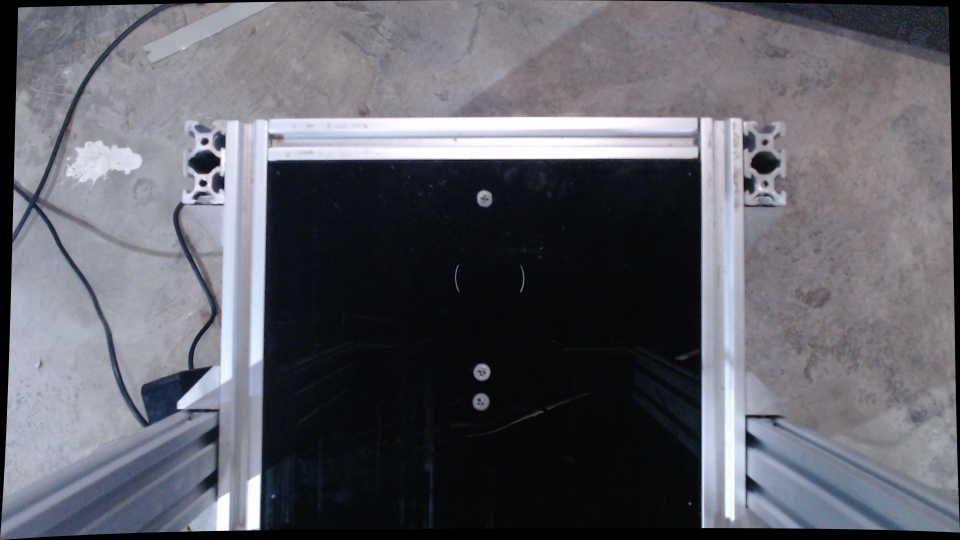
#> input picture hasil_tahap4/workspace_undistorted.jpg, 1920 x 1080 px, found by its file name (shown at 1/2 size)
$ python tahap4b_select_points_undistorted.py
#> lines starting #> are read from the running program, lines starting #| are printed output that depends on the picture; after the words box and inside, x2 and y2 are one past the last pixel; in counts of white or black regions, pixels touching at a corner belong together
import cv2
import json
import os
import numpy as np

# =====================================================
# TAHAP 4B - PILIH 4 TITIK SUDUT AREA KERJA UNDISTORTED
# =====================================================
# Input:
#   hasil_tahap4/workspace_undistorted.jpg
#
# Output:
#   hasil_tahap4/points_4_corners_undistorted.json
#
# Urutan klik:
#   1. Kiri atas
#   2. Kanan atas
#   3. Kanan bawah
#   4. Kiri bawah
# =====================================================

IMAGE_PATH = "hasil_tahap4/workspace_undistorted.jpg"
OUTPUT_JSON = "hasil_tahap4/points_4_corners_undistorted.json"

WINDOW_NAME = "Tahap 4B - Klik 4 Titik Area Kerja"

# Ukuran tampilan preview agar muat di layar
DISPLAY_WIDTH = 960

points_original = []
points_display = []

scale = 1.0
img_original = None
img_display = None


def draw_instruction(image):
    output = image.copy()

    instructions = [
        "Klik 4 titik sudut area kerja:",
        "1. Kiri atas",
        "2. Kanan atas",
        "3. Kanan bawah",
        "4. Kiri bawah",
        "",
        "R = reset titik",
        "S = simpan jika sudah 4 titik",
        "Q = keluar"
    ]

    y = 30
    for text in instructions:
        cv2.putText(
            output,
            text,
            (20, y),
            cv2.FONT_HERSHEY_SIMPLEX,
            0.6,
            (0, 255, 255),
            2
        )
        y += 28

    return output


def redraw():
    global img_display

    canvas = draw_instruction(img_display)

    # Gambar titik yang sudah diklik
    for i, pt in enumerate(points_display):
        x, y = pt

        cv2.circle(canvas, (x, y), 6, (0, 0, 255), -1)

        cv2.putText(
            canvas,
            str(i + 1),
            (x + 10, y - 10),
            cv2.FONT_HERSHEY_SIMPLEX,
            0.8,
            (0, 0, 255),
            2
        )

    # Gambar garis antar titik
    if len(points_display) >= 2:
        for i in range(len(points_display) - 1):
            cv2.line(
                canvas,
                points_display[i],
                points_display[i + 1],
                (0, 255, 0),
                2
            )

    # Kalau sudah 4 titik, tutup polygon
    if len(points_display) == 4:
        cv2.line(
            canvas,
            points_display[3],
            points_display[0],
            (0, 255, 0),
            2
        )

    cv2.imshow(WINDOW_NAME, canvas)


# [48 lines left out: functions mouse_callback, save_points, not called in this run]


def main():
    global img_original, img_display, scale
    global points_original, points_display

    if not os.path.exists(IMAGE_PATH):
        print("ERROR: File gambar tidak ditemukan:")
        print(IMAGE_PATH)
        print("")
        print("Pastikan Tahap 4A sudah dijalankan dan file workspace_undistorted.jpg sudah ada.")
        return

    img_original = cv2.imread(IMAGE_PATH)
#> img_original is the input picture: shape (1080, 1920, 3); mean B, G, R 103.1, 95.4, 95

    if img_original is None:
        print("ERROR: Gambar gagal dibaca.")
        return

    h, w = img_original.shape[:2]
#> h = 1080; w = 1920

    scale = DISPLAY_WIDTH / w
#> scale = 0.5
    display_height = int(h * scale)
#> display_height = 540

    img_display = cv2.resize(img_original, (DISPLAY_WIDTH, display_height))
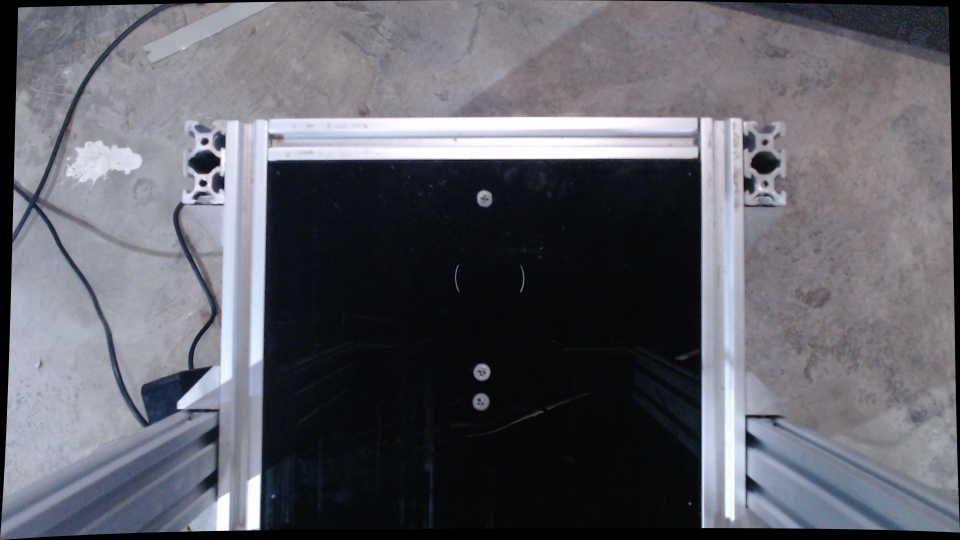
#> img_display: shape (540, 960, 3); mean B, G, R 103.2, 95.5, 95.1

    print("=====================================================")
    print("TAHAP 4B - PILIH 4 TITIK AREA KERJA UNDISTORTED")
    print("=====================================================")
    print(f"Input gambar : {IMAGE_PATH}")
    print(f"Resolusi asli: {w} x {h}")
#| Resolusi asli: 1920 x 1080
    print(f"Resolusi tampil: {DISPLAY_WIDTH} x {display_height}")
#| Resolusi tampil: 960 x 540
    print("")
    print("Urutan klik:")
    print("1. Kiri atas")
    print("2. Kanan atas")
    print("3. Kanan bawah")
    print("4. Kiri bawah")
    print("")
    print("Keyboard:")
    print("R = reset titik")
    print("S = simpan titik")
    print("Q = keluar")
    print("=====================================================")
    print("")

    cv2.namedWindow(WINDOW_NAME)
    cv2.setMouseCallback(WINDOW_NAME, mouse_callback)

    redraw()
#> after the loop in draw_instruction, `for text in instructions:`:
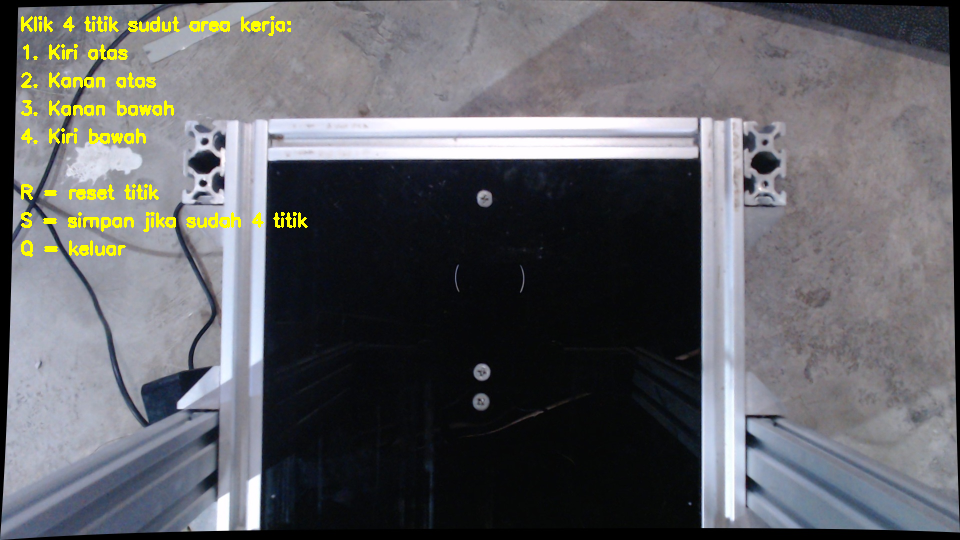
#> output: shape (540, 960, 3); 1.54% of pixels changed, all inside (x1, y1, x2, y2) = (21, 16, 308, 257)
#> after the loop in draw_instruction, `for text in instructions:`: y = 282

    while True:
        key = cv2.waitKey(1) & 0xFF
#> (key q is pressed here)

        if key == ord("r"):
            points_original = []
            points_display = []
            print("Reset semua titik.")
            redraw()

        elif key == ord("s"):
            if save_points():
                print("Tahap 4B selesai.")
                break

        elif key == ord("q"):
            print("Keluar tanpa menyimpan.")
            break

    cv2.destroyAllWindows()


if __name__ == "__main__":
    main()

$ run again, with hasil_tahap4/workspace_raw.jpg copied over hasil_tahap4/workspace_undistorted.jpg
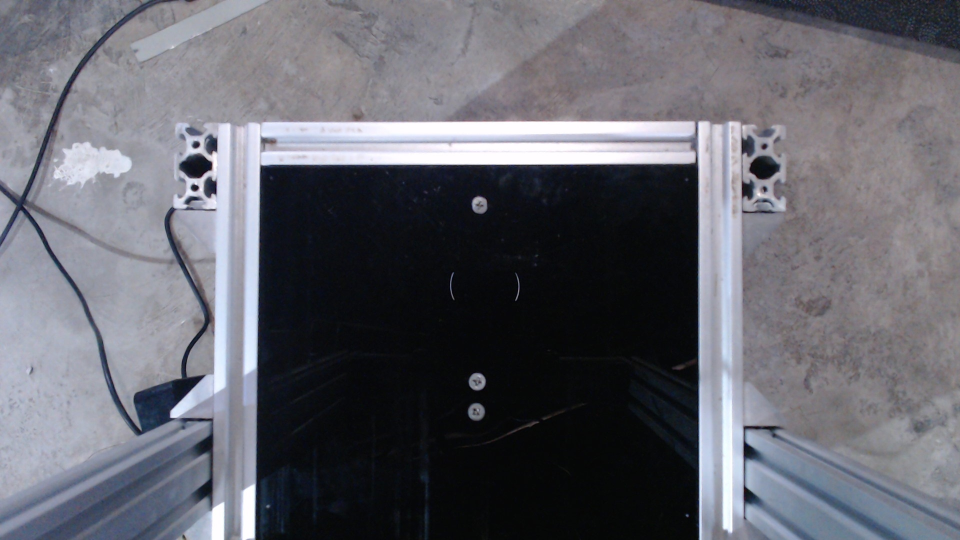
#> input picture hasil_tahap4/workspace_raw.jpg, 1920 x 1080 px, found by its file name (shown at 1/2 size)
#> in main, img_original is the input picture: shape (1080, 1920, 3); mean B, G, R 107.9, 99.9, 99.5
#> in main, `img_display = cv2.resize(img_original, (DISPLAY_WIDTH, display_height))`:
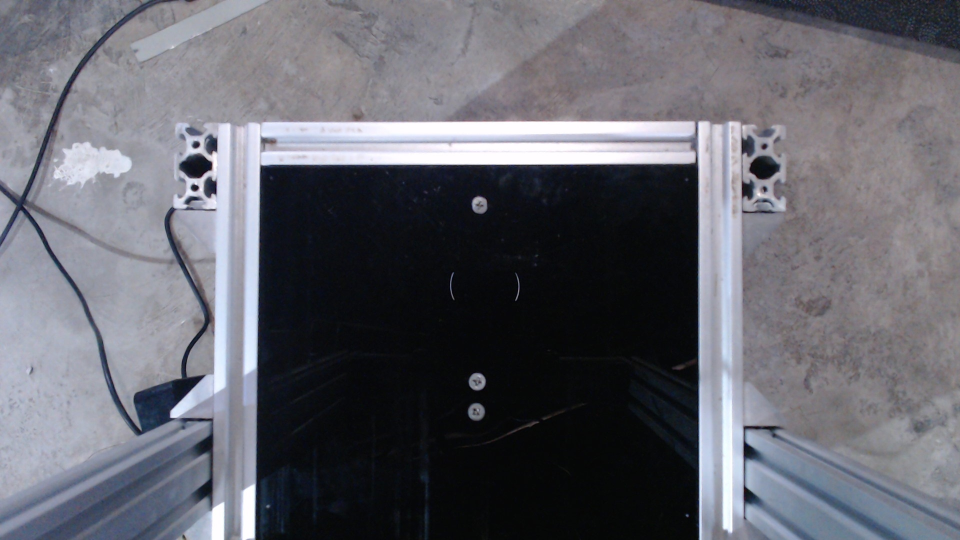
#> img_display: shape (540, 960, 3); mean B, G, R 108, 100.1, 99.7
#| Resolusi asli: 1920 x 1080
#| Resolusi tampil: 960 x 540
#> after the loop in draw_instruction, `for text in instructions:`:
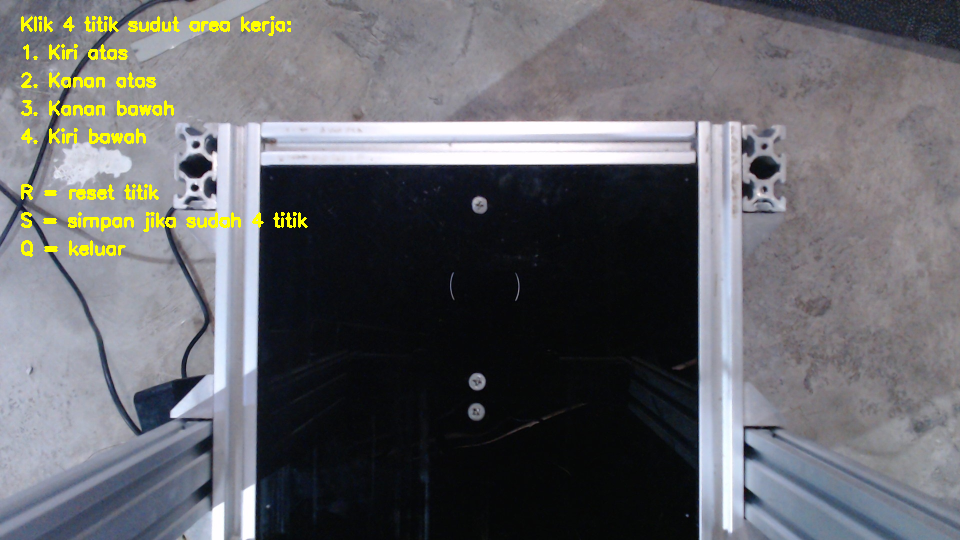
#> output: shape (540, 960, 3); 1.54% of pixels changed, all inside (x1, y1, x2, y2) = (21, 16, 308, 257)
#> after the loop in draw_instruction, `for text in instructions:`: y = 282
